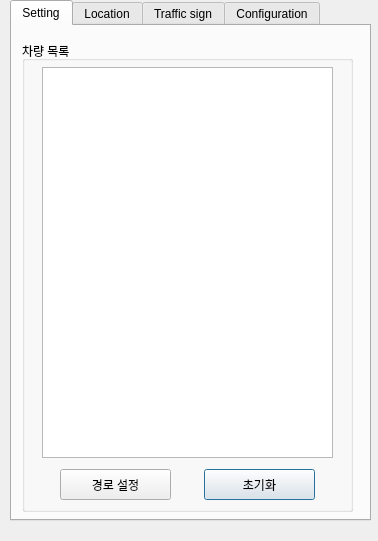
<?xml version="1.0" encoding="UTF-8"?>
<ui version="4.0">
 <class>Carla_Simulator</class>
 <widget class="QDialog" name="Carla_Simulator">
  <property name="geometry">
   <rect>
    <x>0</x>
    <y>0</y>
    <width>378</width>
    <height>541</height>
   </rect>
  </property>
  <property name="windowTitle">
   <string>Carla_Simulator</string>
  </property>
  <widget class="QTabWidget" name="Simulator">
   <property name="geometry">
    <rect>
     <x>10</x>
     <y>0</y>
     <width>361</width>
     <height>521</height>
    </rect>
   </property>
   <property name="currentIndex">
    <number>0</number>
   </property>
   <widget class="QWidget" name="tab_4">
    <attribute name="title">
     <string>Setting</string>
    </attribute>
    <widget class="QGroupBox" name="groupBox_9">
     <property name="geometry">
      <rect>
       <x>10</x>
       <y>15</y>
       <width>331</width>
       <height>471</height>
      </rect>
     </property>
     <property name="title">
      <string>차량 목록</string>
     </property>
     <widget class="QPushButton" name="pushButton_remove_Vehicle">
      <property name="geometry">
       <rect>
        <x>182</x>
        <y>428</y>
        <width>111</width>
        <height>31</height>
       </rect>
      </property>
      <property name="acceptDrops">
       <bool>false</bool>
      </property>
      <property name="text">
       <string>초기화</string>
      </property>
     </widget>
     <widget class="QPushButton" name="pushButton_generate_Vehicle">
      <property name="geometry">
       <rect>
        <x>38</x>
        <y>428</y>
        <width>111</width>
        <height>31</height>
       </rect>
      </property>
      <property name="acceptDrops">
       <bool>false</bool>
      </property>
      <property name="text">
       <string>경로 설정</string>
      </property>
     </widget>
     <widget class="QTextBrowser" name="VehicleTextBrowser">
      <property name="geometry">
       <rect>
        <x>20</x>
        <y>26</y>
        <width>291</width>
        <height>391</height>
       </rect>
      </property>
     </widget>
    </widget>
   </widget>
   <widget class="QWidget" name="tab_3">
    <attribute name="title">
     <string>Location</string>
    </attribute>
    <widget class="QGroupBox" name="groupBox_8">
     <property name="geometry">
      <rect>
       <x>10</x>
       <y>15</y>
       <width>331</width>
       <height>471</height>
      </rect>
     </property>
     <property name="title">
      <string>차량 위치</string>
     </property>
     <widget class="QTextBrowser" name="LocationTextBrowser">
      <property name="geometry">
       <rect>
        <x>20</x>
        <y>26</y>
        <width>291</width>
        <height>401</height>
       </rect>
      </property>
     </widget>
     <widget class="QComboBox" name="LocationComboBox">
      <property name="geometry">
       <rect>
        <x>20</x>
        <y>435</y>
        <width>291</width>
        <height>22</height>
       </rect>
      </property>
     </widget>
    </widget>
   </widget>
   <widget class="QWidget" name="tab_5">
    <attribute name="title">
     <string>Traffic sign</string>
    </attribute>
    <widget class="QGroupBox" name="groupBox_10">
     <property name="geometry">
      <rect>
       <x>10</x>
       <y>15</y>
       <width>331</width>
       <height>471</height>
      </rect>
     </property>
     <property name="title">
      <string>Traffic Sign Data</string>
     </property>
     <widget class="QPushButton" name="pushButton_add_Sign">
      <property name="geometry">
       <rect>
        <x>26</x>
        <y>426</y>
        <width>81</width>
        <height>31</height>
       </rect>
      </property>
      <property name="acceptDrops">
       <bool>false</bool>
      </property>
      <property name="text">
       <string>추가</string>
      </property>
     </widget>
     <widget class="QTextBrowser" name="trafficSignTextBrowser">
      <property name="geometry">
       <rect>
        <x>20</x>
        <y>26</y>
        <width>291</width>
        <height>391</height>
       </rect>
      </property>
     </widget>
     <widget class="QPushButton" name="pushButton_initialize_Sign">
      <property name="geometry">
       <rect>
        <x>124</x>
        <y>426</y>
        <width>81</width>
        <height>31</height>
       </rect>
      </property>
      <property name="acceptDrops">
       <bool>false</bool>
      </property>
      <property name="text">
       <string>초기화</string>
      </property>
     </widget>
     <widget class="QPushButton" name="pushButton_apply_Sign">
      <property name="geometry">
       <rect>
        <x>224</x>
        <y>426</y>
        <width>81</width>
        <height>31</height>
       </rect>
      </property>
      <property name="acceptDrops">
       <bool>false</bool>
      </property>
      <property name="text">
       <string>적용</string>
      </property>
     </widget>
    </widget>
   </widget>
   <widget class="QWidget" name="tab">
    <attribute name="title">
     <string>Configuration</string>
    </attribute>
    <widget class="QGroupBox" name="groupBox_Time">
     <property name="geometry">
      <rect>
       <x>10</x>
       <y>106</y>
       <width>341</width>
       <height>91</height>
      </rect>
     </property>
     <property name="font">
      <font>
       <family>Arial Narrow</family>
       <pointsize>12</pointsize>
      </font>
     </property>
     <property name="title">
      <string>Time_Control</string>
     </property>
     <widget class="QRadioButton" name="radioButton_1">
      <property name="geometry">
       <rect>
        <x>40</x>
        <y>30</y>
        <width>90</width>
        <height>16</height>
       </rect>
      </property>
      <property name="font">
       <font>
        <family>Arial Narrow</family>
        <pointsize>12</pointsize>
       </font>
      </property>
      <property name="text">
       <string>Midday</string>
      </property>
     </widget>
     <widget class="QRadioButton" name="radioButton_2">
      <property name="geometry">
       <rect>
        <x>192</x>
        <y>30</y>
        <width>90</width>
        <height>16</height>
       </rect>
      </property>
      <property name="font">
       <font>
        <family>Arial Narrow</family>
        <pointsize>12</pointsize>
       </font>
      </property>
      <property name="text">
       <string>Sunset</string>
      </property>
     </widget>
     <widget class="QRadioButton" name="radioButton_3">
      <property name="geometry">
       <rect>
        <x>40</x>
        <y>60</y>
        <width>90</width>
        <height>16</height>
       </rect>
      </property>
      <property name="font">
       <font>
        <family>Arial Narrow</family>
        <pointsize>12</pointsize>
       </font>
      </property>
      <property name="text">
       <string>Midnight</string>
      </property>
     </widget>
    </widget>
    <widget class="QGroupBox" name="groupBox_NPC">
     <property name="geometry">
      <rect>
       <x>10</x>
       <y>7</y>
       <width>341</width>
       <height>91</height>
      </rect>
     </property>
     <property name="font">
      <font>
       <family>Arial Narrow</family>
       <pointsize>12</pointsize>
      </font>
     </property>
     <property name="title">
      <string>NPC_Spawn</string>
     </property>
     <widget class="QLineEdit" name="Edit_People">
      <property name="geometry">
       <rect>
        <x>93</x>
        <y>26</y>
        <width>113</width>
        <height>20</height>
       </rect>
      </property>
      <property name="text">
       <string>0</string>
      </property>
     </widget>
     <widget class="QLineEdit" name="Edit_Vehicle">
      <property name="geometry">
       <rect>
        <x>93</x>
        <y>56</y>
        <width>113</width>
        <height>20</height>
       </rect>
      </property>
      <property name="text">
       <string>0</string>
      </property>
     </widget>
     <widget class="QPushButton" name="pushButton_NPC_Spawn">
      <property name="geometry">
       <rect>
        <x>233</x>
        <y>26</y>
        <width>71</width>
        <height>51</height>
       </rect>
      </property>
      <property name="font">
       <font>
        <family>Arial Narrow</family>
        <pointsize>12</pointsize>
       </font>
      </property>
      <property name="text">
       <string>Replace</string>
      </property>
     </widget>
     <widget class="QLabel" name="label_9">
      <property name="geometry">
       <rect>
        <x>22</x>
        <y>28</y>
        <width>56</width>
        <height>20</height>
       </rect>
      </property>
      <property name="font">
       <font>
        <family>Arial Narrow</family>
        <pointsize>12</pointsize>
       </font>
      </property>
      <property name="text">
       <string>Walkers</string>
      </property>
     </widget>
     <widget class="QLabel" name="label_10">
      <property name="geometry">
       <rect>
        <x>22</x>
        <y>56</y>
        <width>56</width>
        <height>20</height>
       </rect>
      </property>
      <property name="font">
       <font>
        <family>Arial Narrow</family>
        <pointsize>12</pointsize>
       </font>
      </property>
      <property name="text">
       <string>Vehicles</string>
      </property>
     </widget>
    </widget>
    <widget class="QGroupBox" name="groupBox_Weather">
     <property name="geometry">
      <rect>
       <x>10</x>
       <y>210</y>
       <width>341</width>
       <height>171</height>
      </rect>
     </property>
     <property name="font">
      <font>
       <family>Arial Narrow</family>
       <pointsize>12</pointsize>
      </font>
     </property>
     <property name="title">
      <string>Weather_Control</string>
     </property>
     <widget class="QSlider" name="horizontalSlider_fog">
      <property name="geometry">
       <rect>
        <x>130</x>
        <y>31</y>
        <width>160</width>
        <height>22</height>
       </rect>
      </property>
      <property name="maximum">
       <number>100</number>
      </property>
      <property name="orientation">
       <enum>Qt::Horizontal</enum>
      </property>
     </widget>
     <widget class="QSlider" name="horizontalSlider_rain">
      <property name="geometry">
       <rect>
        <x>130</x>
        <y>61</y>
        <width>160</width>
        <height>22</height>
       </rect>
      </property>
      <property name="maximum">
       <number>100</number>
      </property>
      <property name="orientation">
       <enum>Qt::Horizontal</enum>
      </property>
     </widget>
     <widget class="QSlider" name="horizontalSlider_wind">
      <property name="geometry">
       <rect>
        <x>130</x>
        <y>91</y>
        <width>160</width>
        <height>22</height>
       </rect>
      </property>
      <property name="maximum">
       <number>100</number>
      </property>
      <property name="orientation">
       <enum>Qt::Horizontal</enum>
      </property>
     </widget>
     <widget class="QSlider" name="horizontalSlider_clouds">
      <property name="geometry">
       <rect>
        <x>130</x>
        <y>121</y>
        <width>160</width>
        <height>22</height>
       </rect>
      </property>
      <property name="maximum">
       <number>100</number>
      </property>
      <property name="orientation">
       <enum>Qt::Horizontal</enum>
      </property>
     </widget>
     <widget class="QLabel" name="label_13">
      <property name="geometry">
       <rect>
        <x>40</x>
        <y>31</y>
        <width>56</width>
        <height>16</height>
       </rect>
      </property>
      <property name="font">
       <font>
        <family>Arial Narrow</family>
        <pointsize>12</pointsize>
       </font>
      </property>
      <property name="text">
       <string>Fog</string>
      </property>
     </widget>
     <widget class="QLabel" name="label_14">
      <property name="geometry">
       <rect>
        <x>40</x>
        <y>61</y>
        <width>56</width>
        <height>16</height>
       </rect>
      </property>
      <property name="font">
       <font>
        <family>Arial Narrow</family>
        <pointsize>12</pointsize>
       </font>
      </property>
      <property name="text">
       <string>Rain</string>
      </property>
     </widget>
     <widget class="QLabel" name="label_15">
      <property name="geometry">
       <rect>
        <x>40</x>
        <y>91</y>
        <width>56</width>
        <height>16</height>
       </rect>
      </property>
      <property name="font">
       <font>
        <family>Arial Narrow</family>
        <pointsize>12</pointsize>
       </font>
      </property>
      <property name="text">
       <string>Wind</string>
      </property>
     </widget>
     <widget class="QLabel" name="label_16">
      <property name="geometry">
       <rect>
        <x>40</x>
        <y>121</y>
        <width>56</width>
        <height>20</height>
       </rect>
      </property>
      <property name="font">
       <font>
        <family>Arial Narrow</family>
        <pointsize>12</pointsize>
       </font>
      </property>
      <property name="text">
       <string>Clouds</string>
      </property>
     </widget>
    </widget>
   </widget>
  </widget>
 </widget>
 <resources/>
 <connections/>
</ui>
